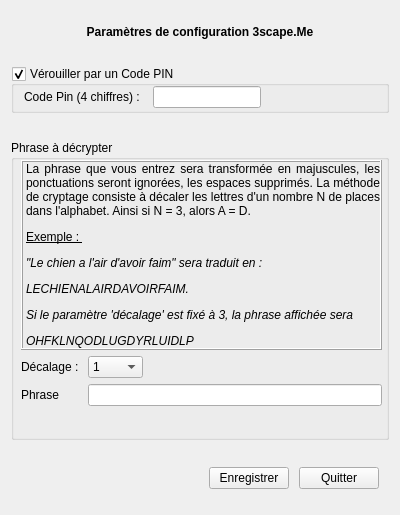
<?xml version="1.0" encoding="UTF-8"?>
<ui version="4.0">
 <class>Sets</class>
 <widget class="QWidget" name="Sets">
  <property name="geometry">
   <rect>
    <x>0</x>
    <y>0</y>
    <width>400</width>
    <height>515</height>
   </rect>
  </property>
  <property name="sizePolicy">
   <sizepolicy hsizetype="Fixed" vsizetype="Fixed">
    <horstretch>0</horstretch>
    <verstretch>0</verstretch>
   </sizepolicy>
  </property>
  <property name="minimumSize">
   <size>
    <width>400</width>
    <height>510</height>
   </size>
  </property>
  <property name="maximumSize">
   <size>
    <width>400</width>
    <height>515</height>
   </size>
  </property>
  <property name="baseSize">
   <size>
    <width>400</width>
    <height>515</height>
   </size>
  </property>
  <property name="windowTitle">
   <string>Settings</string>
  </property>
  <property name="windowIcon">
   <iconset resource="res.qrc">
    <normaloff>:/img/config.ico</normaloff>:/img/config.ico</iconset>
  </property>
  <layout class="QVBoxLayout" name="layoutMain">
   <property name="spacing">
    <number>13</number>
   </property>
   <property name="sizeConstraint">
    <enum>QLayout::SetMinimumSize</enum>
   </property>
   <item>
    <widget class="QLabel" name="label">
     <property name="sizePolicy">
      <sizepolicy hsizetype="Minimum" vsizetype="Fixed">
       <horstretch>0</horstretch>
       <verstretch>0</verstretch>
      </sizepolicy>
     </property>
     <property name="font">
      <font>
       <weight>75</weight>
       <bold>true</bold>
      </font>
     </property>
     <property name="text">
      <string>Paramètres de configuration 3scape.Me</string>
     </property>
     <property name="alignment">
      <set>Qt::AlignCenter</set>
     </property>
    </widget>
   </item>
   <item>
    <layout class="QVBoxLayout" name="vlayoutvbox1">
     <item>
      <layout class="QHBoxLayout" name="hlayoutvlayout1">
       <property name="leftMargin">
        <number>0</number>
       </property>
       <item>
        <widget class="QGroupBox" name="gboxWelcomeConf">
         <property name="sizePolicy">
          <sizepolicy hsizetype="Preferred" vsizetype="Maximum">
           <horstretch>0</horstretch>
           <verstretch>0</verstretch>
          </sizepolicy>
         </property>
         <property name="minimumSize">
          <size>
           <width>0</width>
           <height>47</height>
          </size>
         </property>
         <property name="title">
          <string>Vérouiller par un Code PIN</string>
         </property>
         <property name="checkable">
          <bool>true</bool>
         </property>
         <widget class="QWidget" name="">
          <property name="geometry">
           <rect>
            <x>0</x>
            <y>20</y>
            <width>378</width>
            <height>22</height>
           </rect>
          </property>
          <layout class="QFormLayout" name="formSetsWelcome">
           <property name="sizeConstraint">
            <enum>QLayout::SetNoConstraint</enum>
           </property>
           <property name="horizontalSpacing">
            <number>13</number>
           </property>
           <property name="leftMargin">
            <number>13</number>
           </property>
           <item row="0" column="0">
            <widget class="QLabel" name="codePinLabel">
             <property name="text">
              <string>Code Pin (4 chiffres) :</string>
             </property>
            </widget>
           </item>
           <item row="0" column="1">
            <widget class="QLineEdit" name="codePinLineEdit">
             <property name="sizePolicy">
              <sizepolicy hsizetype="Maximum" vsizetype="Fixed">
               <horstretch>0</horstretch>
               <verstretch>0</verstretch>
              </sizepolicy>
             </property>
             <property name="maxLength">
              <number>4</number>
             </property>
             <property name="clearButtonEnabled">
              <bool>false</bool>
             </property>
            </widget>
           </item>
          </layout>
         </widget>
        </widget>
       </item>
      </layout>
     </item>
    </layout>
   </item>
   <item>
    <widget class="QGroupBox" name="gboxCryptConf">
     <property name="sizePolicy">
      <sizepolicy hsizetype="Minimum" vsizetype="Fixed">
       <horstretch>0</horstretch>
       <verstretch>0</verstretch>
      </sizepolicy>
     </property>
     <property name="minimumSize">
      <size>
       <width>0</width>
       <height>300</height>
      </size>
     </property>
     <property name="title">
      <string>Phrase à décrypter</string>
     </property>
     <widget class="QWidget" name="verticalLayoutWidget_2">
      <property name="geometry">
       <rect>
        <x>10</x>
        <y>20</y>
        <width>361</width>
        <height>271</height>
       </rect>
      </property>
      <layout class="QVBoxLayout" name="vlayoutvbox2">
       <item>
        <widget class="QLabel" name="labelExplCrypt">
         <property name="sizePolicy">
          <sizepolicy hsizetype="Minimum" vsizetype="Preferred">
           <horstretch>0</horstretch>
           <verstretch>0</verstretch>
          </sizepolicy>
         </property>
         <property name="minimumSize">
          <size>
           <width>110</width>
           <height>0</height>
          </size>
         </property>
         <property name="frameShape">
          <enum>QFrame::Box</enum>
         </property>
         <property name="frameShadow">
          <enum>QFrame::Raised</enum>
         </property>
         <property name="text">
          <string>&lt;html&gt;&lt;head/&gt;&lt;body&gt;&lt;p align=&quot;justify&quot;&gt;La phrase que vous entrez sera transformée en majuscules, les ponctuations seront ignorées, les espaces supprimés. La méthode de cryptage consiste à décaler les lettres d'un nombre N de places dans l'alphabet. Ainsi si N = 3, alors A = D.&lt;/p&gt;&lt;p align=&quot;justify&quot;&gt;&lt;span style=&quot; text-decoration: underline;&quot;&gt;Exemple : &lt;/span&gt;&lt;/p&gt;&lt;p align=&quot;justify&quot;&gt;&lt;span style=&quot; font-style:italic;&quot;&gt;&amp;quot;Le chien a l'air d'avoir faim&amp;quot; sera traduit en :&lt;/span&gt;&lt;/p&gt;&lt;p align=&quot;justify&quot;&gt;&lt;span style=&quot; font-style:italic;&quot;&gt;LECHIENALAIRDAVOIRFAIM.&lt;/span&gt;&lt;/p&gt;&lt;p align=&quot;justify&quot;&gt;&lt;span style=&quot; font-style:italic;&quot;&gt;Si le paramètre 'décalage' est fixé à 3, la phrase affichée sera&lt;/span&gt;&lt;/p&gt;&lt;p align=&quot;justify&quot;&gt;&lt;span style=&quot; font-style:italic;&quot;&gt;OHFKLNQODLUGDYRLUIDLP&lt;/span&gt;&lt;/p&gt;&lt;/body&gt;&lt;/html&gt;</string>
         </property>
         <property name="wordWrap">
          <bool>true</bool>
         </property>
        </widget>
       </item>
       <item>
        <layout class="QFormLayout" name="formSetsCrypt">
         <item row="1" column="0">
          <widget class="QLabel" name="dCalageLabel">
           <property name="sizePolicy">
            <sizepolicy hsizetype="Minimum" vsizetype="Preferred">
             <horstretch>0</horstretch>
             <verstretch>0</verstretch>
            </sizepolicy>
           </property>
           <property name="text">
            <string>Décalage : </string>
           </property>
          </widget>
         </item>
         <item row="1" column="1">
          <widget class="QComboBox" name="dCalageComboBox">
           <property name="sizePolicy">
            <sizepolicy hsizetype="Maximum" vsizetype="Fixed">
             <horstretch>0</horstretch>
             <verstretch>0</verstretch>
            </sizepolicy>
           </property>
           <property name="minimumSize">
            <size>
             <width>55</width>
             <height>0</height>
            </size>
           </property>
           <item>
            <property name="text">
             <string>1</string>
            </property>
           </item>
           <item>
            <property name="text">
             <string>2</string>
            </property>
           </item>
           <item>
            <property name="text">
             <string>3</string>
            </property>
           </item>
           <item>
            <property name="text">
             <string>4</string>
            </property>
           </item>
           <item>
            <property name="text">
             <string>5</string>
            </property>
           </item>
           <item>
            <property name="text">
             <string>6</string>
            </property>
           </item>
           <item>
            <property name="text">
             <string>7</string>
            </property>
           </item>
           <item>
            <property name="text">
             <string>8</string>
            </property>
           </item>
           <item>
            <property name="text">
             <string>9</string>
            </property>
           </item>
           <item>
            <property name="text">
             <string>10</string>
            </property>
           </item>
           <item>
            <property name="text">
             <string>11</string>
            </property>
           </item>
           <item>
            <property name="text">
             <string>12</string>
            </property>
           </item>
           <item>
            <property name="text">
             <string>13</string>
            </property>
           </item>
           <item>
            <property name="text">
             <string>14</string>
            </property>
           </item>
           <item>
            <property name="text">
             <string>15</string>
            </property>
           </item>
           <item>
            <property name="text">
             <string>16</string>
            </property>
           </item>
           <item>
            <property name="text">
             <string>17</string>
            </property>
           </item>
           <item>
            <property name="text">
             <string>18</string>
            </property>
           </item>
           <item>
            <property name="text">
             <string>19</string>
            </property>
           </item>
           <item>
            <property name="text">
             <string>20</string>
            </property>
           </item>
           <item>
            <property name="text">
             <string>21</string>
            </property>
           </item>
           <item>
            <property name="text">
             <string>22</string>
            </property>
           </item>
           <item>
            <property name="text">
             <string>23</string>
            </property>
           </item>
           <item>
            <property name="text">
             <string>24</string>
            </property>
           </item>
           <item>
            <property name="text">
             <string>25</string>
            </property>
           </item>
          </widget>
         </item>
         <item row="2" column="0">
          <widget class="QLabel" name="phraseLabel">
           <property name="text">
            <string>Phrase</string>
           </property>
          </widget>
         </item>
         <item row="2" column="1">
          <widget class="QLineEdit" name="phraseLineEdit"/>
         </item>
        </layout>
       </item>
      </layout>
     </widget>
    </widget>
   </item>
   <item>
    <layout class="QHBoxLayout" name="buttonlayout">
     <property name="spacing">
      <number>10</number>
     </property>
     <property name="leftMargin">
      <number>12</number>
     </property>
     <property name="rightMargin">
      <number>10</number>
     </property>
     <item>
      <spacer name="hSpace1">
       <property name="orientation">
        <enum>Qt::Horizontal</enum>
       </property>
       <property name="sizeHint" stdset="0">
        <size>
         <width>40</width>
         <height>20</height>
        </size>
       </property>
      </spacer>
     </item>
     <item>
      <widget class="QPushButton" name="pushButtonSave">
       <property name="text">
        <string>Enregistrer</string>
       </property>
      </widget>
     </item>
     <item>
      <widget class="QPushButton" name="pushButtonQuit">
       <property name="text">
        <string>Quitter</string>
       </property>
      </widget>
     </item>
    </layout>
   </item>
  </layout>
 </widget>
 <resources>
  <include location="res.qrc"/>
 </resources>
 <connections/>
</ui>
